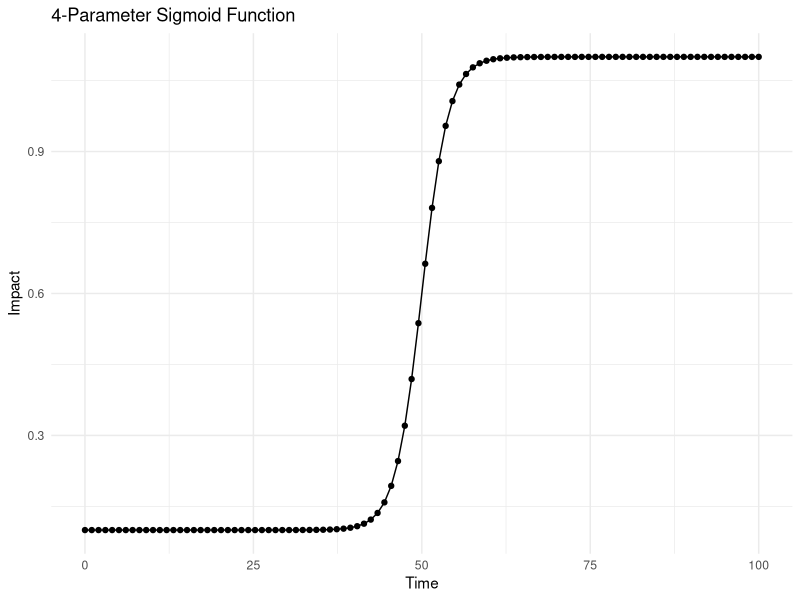
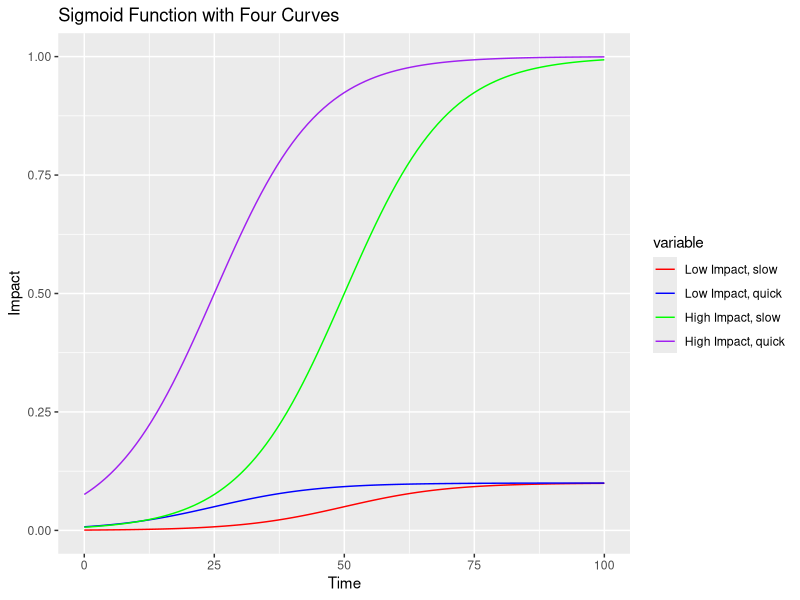

R code for these plots, in order:
## ---- chunk 1
# Load required libraries
library(ggplot2)

# Function to calculate 4-parameter sigmoid function
sigmoid_function <- function(time, a, b, c, d) {
  1 / (1 + exp(-a * (time - b))) - d + c
}

# Define model parameters with meaningful names
# a: controls the slope of the sigmoid function
# b: controls the midpoint of the sigmoid function on the x-axis
# c: controls the vertical shift of the sigmoid function on the y-axis
# d: controls the horizontal shift of the sigmoid function on the y-axis
a <- 0.5
b <- 50
c <- 0.2
d <- 0.1

# Generate data for Time and Impact (replace with your actual data if available)
time <- seq(0, 100, length.out = 100)
impact <- sigmoid_function(time, a, b, c, d)

# Create a data frame
data_df <- data.frame(Time = time, Impact = impact)

# Create the ggplot2 figure
ggplot(data_df, aes(x = Time, y = Impact)) +
  geom_line() +
  geom_point() +
  labs(x = "Time", y = "Impact") +
  ggtitle("4-Parameter Sigmoid Function") +
  theme_minimal()
## ---- chunk 2
library(ggplot2)

# Define the sigmoid function
sigmoid <- function(x, a, b, c, d) {
  d + (a - d) / (1 + exp(-c * (x - b)))
}

# Define the parameters for the sigmoid function
a <- 0.1
b <- 50
c <- 0.1
d <- 0

# Create a data frame with Time values from 0 to 100
df <- data.frame(Time = seq(0, 100))

# Add columns for Impact values using different parameter values
df$Impact1 <- sigmoid(df$Time, a = a, b = b, c = c, d = d)
df$Impact2 <- sigmoid(df$Time, a = a, b = b * 0.5, c = c , d = d)
df$Impact3 <- sigmoid(df$Time, a = 10*a, b = b , c = c, d = d)
df$Impact4 <- sigmoid(df$Time, a = 10*a, b = b * 0.5, c = c, d = d)

# Melt the data frame into long format for plotting
df.melted <- reshape2::melt(df, id.vars = "Time")

# Create the plot using ggplot2
ggplot(data = df.melted,
       aes(x = Time,
           y = value,
           color = variable)) +
  geom_line() +
  scale_color_manual(values = c("red", "blue", "green", "purple"),
                     labels = c("Low Impact, slow", "Low Impact, quick", 
                                  "High Impact, slow", "High Impact, quick")) +
  labs(x = "Time",
       y = "Impact",
       title = "Sigmoid Function with Four Curves")
